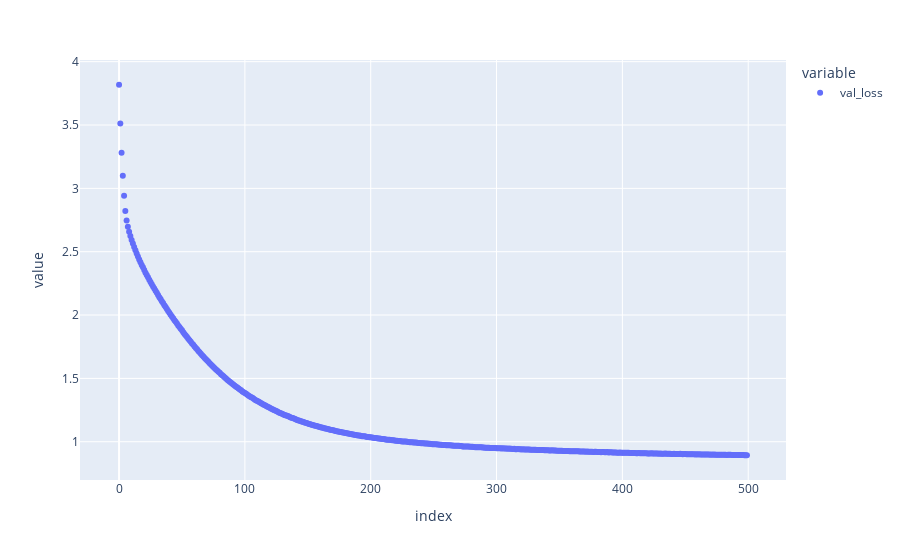

This figure's notebook cell:
### Code cell
df = pd.DataFrame(history.history)['val_loss']
px.scatter(df).show()

### Figure 1 — Plotly figure (JSON) as saved in the notebook; plotly's stock layout.template omitted (floating-point values rounded to 4 significant figures; data arrays with more than 128 entries replaced by an {"elided": "..."} marker saying what was removed)
{"data": [{"hovertemplate": "variable=val_loss<br>index=%{x}<br>value=%{y}<extra></extra>", "legendgroup": "val_loss", "marker": {"color": "#636efa", "symbol": "circle"}, "mode": "markers", "name": "val_loss", "orientation": "v", "showlegend": true, "type": "scatter", "x": {"elided": "500 int values"}, "xaxis": "x", "y": {"elided": "500 float values"}, "yaxis": "y"}], "layout": {"legend": {"title": {"text": "variable"}, "tracegroupgap": 0}, "margin": {"t": 60}, "xaxis": {"anchor": "y", "domain": [0, 1], "title": {"text": "index"}}, "yaxis": {"anchor": "x", "domain": [0, 1], "title": {"text": "value"}}}}
